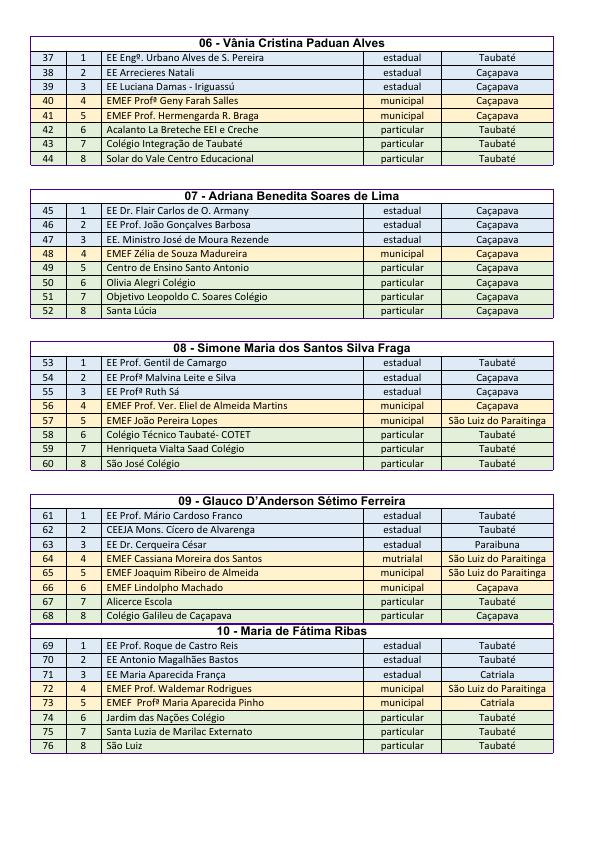
#> input picture img/table-detect.jpg, 596 x 842 px
$ python -i utils.py   (imports and definitions only)
#> lines starting #> are read from the running program, lines starting #| are printed output that depends on the picture; after the words box and inside, x2 and y2 are one past the last pixel; in counts of white or black regions, pixels touching at a corner belong together
#!/usr/bin/env python3
# -*- coding: utf-8 -*-
"""
Created on Thu Sep 9 23:11:51 2020
utils
@author: chineseocr
"""
import cv2
import numpy as np


# [23 lines left out: function nms_box, not called in this run]


from scipy.ndimage import filters, interpolation
from numpy import amin, amax


# [69 lines left out: functions resize_im, estimate_skew_angle, eval_angle, letterbox_image, not called in this run]


from skimage import measure


def get_table_line(binimg, axis=0, lineW=10):
    ##获取表格线
    ##axis=0 横线
    ##axis=1 竖线
    labels = measure.label(binimg > 0, connectivity=2)  # 8连通区域标记
    regions = measure.regionprops(labels)
    if axis == 1:
        lineboxes = [minAreaRect(line.coords) for line in regions if line.bbox[2] - line.bbox[0] > lineW]
    else:
        lineboxes = [minAreaRect(line.coords) for line in regions if line.bbox[3] - line.bbox[1] > lineW]
    return lineboxes


def sqrt(p1, p2):
    return np.sqrt((p1[0] - p2[0]) ** 2 + (p1[1] - p2[1]) ** 2)


# [57 lines left out: function adjust_lines, not called in this run]


def minAreaRect(coords):
    """
    多边形外接矩形
    """
    rect = cv2.minAreaRect(coords[:, ::-1])
    box = cv2.boxPoints(rect)
    box = box.reshape((8,)).tolist()

    box = image_location_sort_box(box)

    x1, y1, x2, y2, x3, y3, x4, y4 = box
    degree, w, h, cx, cy = solve(box)
    if w < h:
        xmin = (x1 + x2) / 2
        xmax = (x3 + x4) / 2
        ymin = (y1 + y2) / 2
        ymax = (y3 + y4) / 2

    else:
        xmin = (x1 + x4) / 2
        xmax = (x2 + x3) / 2
        ymin = (y1 + y4) / 2
        ymax = (y2 + y3) / 2
    # degree,w,h,cx,cy = solve(box)
    # x1,y1,x2,y2,x3,y3,x4,y4 = box
    # return {'degree':degree,'w':w,'h':h,'cx':cx,'cy':cy}
    return [xmin, ymin, xmax, ymax]


# [50 lines left out: functions fit_line, point_line_cor, line_to_line, not called in this run]


from scipy.spatial import distance as dist


def _order_points(pts):
    # 根据x坐标对点进行排序
    """
    ---------------------
    作者：Tong_T
    来源：CSDN
    原文：https://blog.csdn.net/Tong_T/article/details/81907132
    版权声明：本文为博主原创文章，转载请附上博文链接！
    """
    x_sorted = pts[np.argsort(pts[:, 0]), :]

    left_most = x_sorted[:2, :]
    right_most = x_sorted[2:, :]
    left_most = left_most[np.argsort(left_most[:, 1]), :]
    (tl, bl) = left_most

    distance = dist.cdist(tl[np.newaxis], right_most, "euclidean")[0]
    (br, tr) = right_most[np.argsort(distance)[::-1], :]

    return np.array([tl, tr, br, bl], dtype="float32")


def image_location_sort_box(box):
    x1, y1, x2, y2, x3, y3, x4, y4 = box[:8]
    pts = (x1, y1), (x2, y2), (x3, y3), (x4, y4)
    pts = np.array(pts, dtype="float32")
    (x1, y1), (x2, y2), (x3, y3), (x4, y4) = _order_points(pts)
    return [x1, y1, x2, y2, x3, y3, x4, y4]


def solve(box):
    """
    绕 cx,cy点 w,h 旋转 angle 的坐标
    x = cx-w/2
    y = cy-h/2
    x1-cx = -w/2*cos(angle) +h/2*sin(angle)
    y1 -cy= -w/2*sin(angle) -h/2*cos(angle)

    h(x1-cx) = -wh/2*cos(angle) +hh/2*sin(angle)
    w(y1 -cy)= -ww/2*sin(angle) -hw/2*cos(angle)
    (hh+ww)/2sin(angle) = h(x1-cx)-w(y1 -cy)

    """
    x1, y1, x2, y2, x3, y3, x4, y4 = box[:8]
    cx = (x1 + x3 + x2 + x4) / 4.0
    cy = (y1 + y3 + y4 + y2) / 4.0
    w = (np.sqrt((x2 - x1) ** 2 + (y2 - y1) ** 2) + np.sqrt((x3 - x4) ** 2 + (y3 - y4) ** 2)) / 2
    h = (np.sqrt((x2 - x3) ** 2 + (y2 - y3) ** 2) + np.sqrt((x1 - x4) ** 2 + (y1 - y4) ** 2)) / 2
    # x = cx-w/2
    # y = cy-h/2
    sinA = (h * (x1 - cx) - w * (y1 - cy)) * 1.0 / (h * h + w * w) * 2
    angle = np.arcsin(sinA)
    return angle, w, h, cx, cy


# [18 lines left out: function xy_rotate_box, not called in this run]


from numpy import cos, sin


# [34 lines left out: functions rotate, minAreaRectbox, not called in this run]


from PIL import Image


# [43 lines left out: functions rectangle, draw_lines, draw_boxes, not called in this run]

>>> import cv2
>>> picture = cv2.imread('img/table-detect.jpg', cv2.IMREAD_GRAYSCALE)
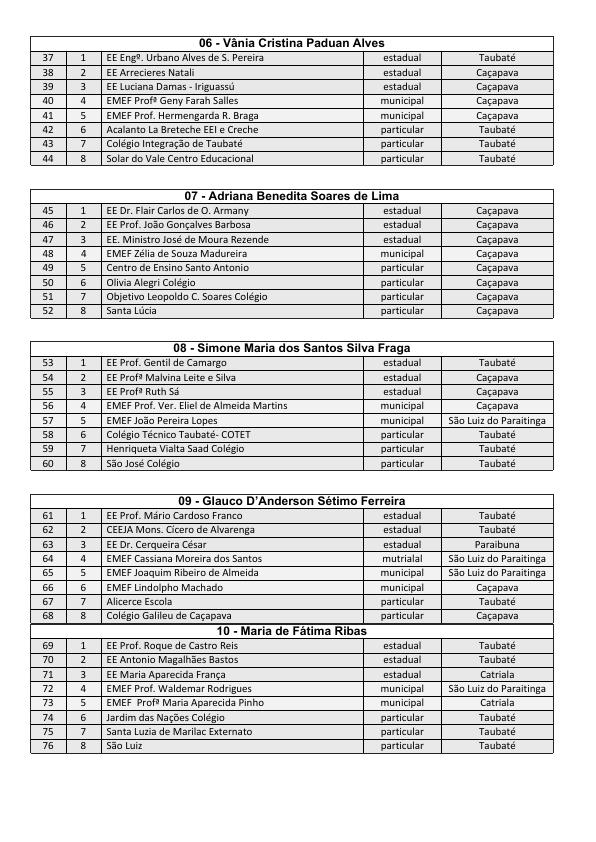
#> picture: shape (842, 596); min 0, max 255, mean 218.9
>>> result = get_table_line(picture)
#> in get_table_line, `labels = measure.label(binimg > 0, connectivity=2)`:
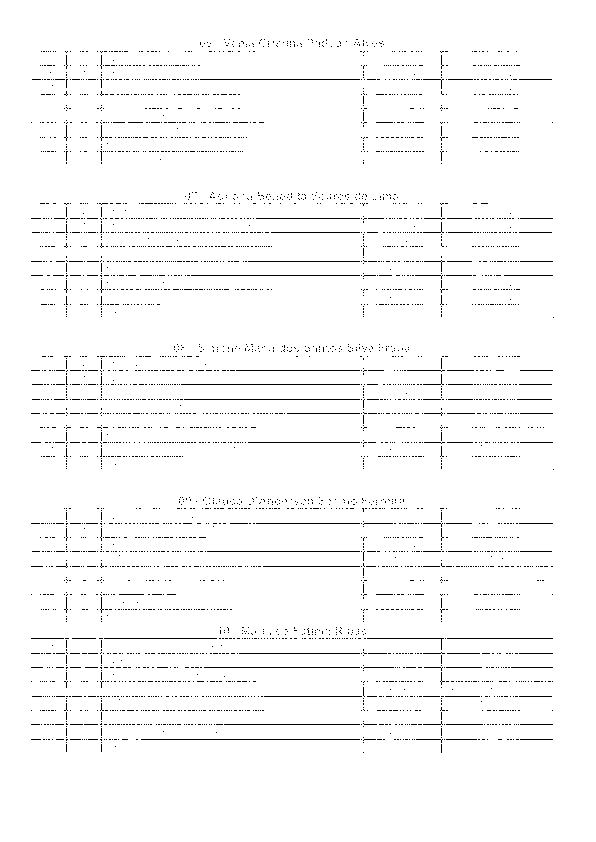
#> labels: shape (842, 596) int32; values 0 (black) and 1 (white), 97.5% white; black in thin lines or dots, all inside (x1, y1, x2, y2) = (31, 39, 554, 753)
#> in get_table_line, `regions = measure.regionprops(labels)`: regions = 1 regions; box (x1, y1, x2, y2) and area: (0, 0, 596, 842) 489535
#> in get_table_line, `lineboxes = [minAreaRect(line.coords) for line in regions if line.bbox..`: lineboxes = [[297.5, 0, 297.5, 841]]
#> result = [[297.5, 0, 297.5, 841]]
